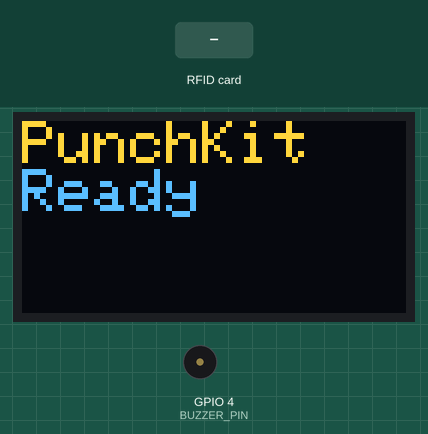
Simulated run of this sketch. Board: ESP32. Parts: 128×64 one-colour display, buzzer (waves = sounding). The test bench sets the inputs (shaded band). The OLED is the two-colour kind (top 16 rows yellow); the local clock reads 2024-03-15 10:24:30 at power-on unless the sketch sets it; what the sketch prints to the serial monitor is not drawn.

Above: at 8.4 s.
8.5 s: RFID card 5E 7A 19 C4 held to the reader
At 10.3 s:
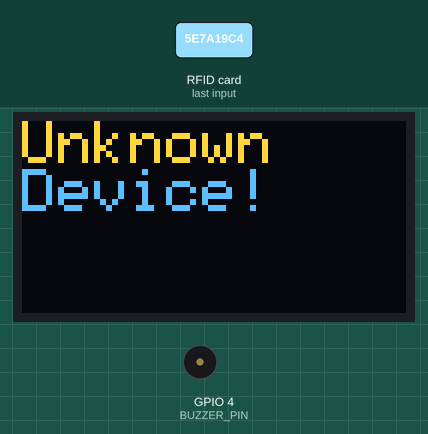
10.6 s: RFID card A9 5D 4E 06 held to the reader
At 13.3 s:
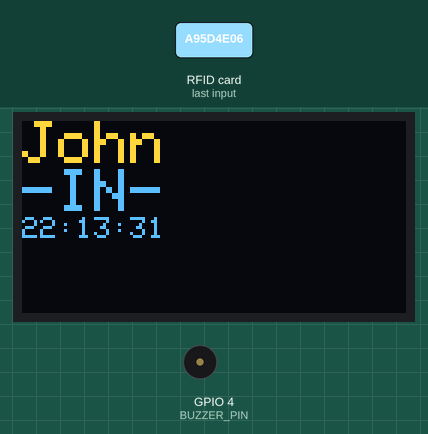
13.6 s: RFID card C2 4A 10 7E held to the reader
At 16.3 s:
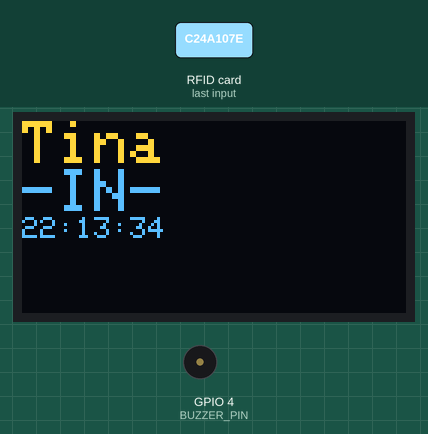
16.6 s: RFID card B4 30 CA 06 held to the reader
At 19.2 s:
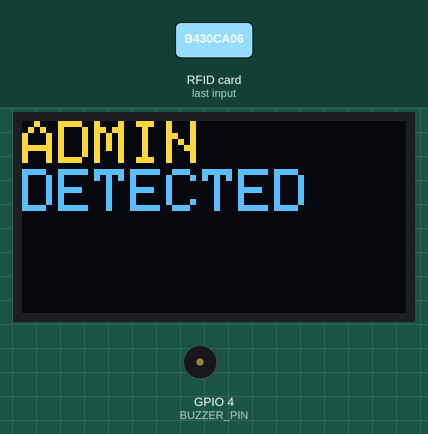
19.6 s: RFID card A9 5D 4E 06 held to the reader
At 22.4 s:
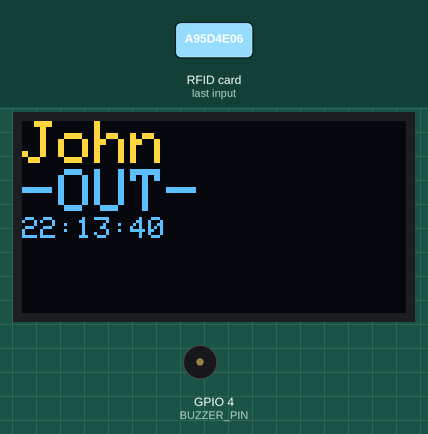
22.6 s: RFID card C2 4A 10 7E held to the reader
At 26.2 s:
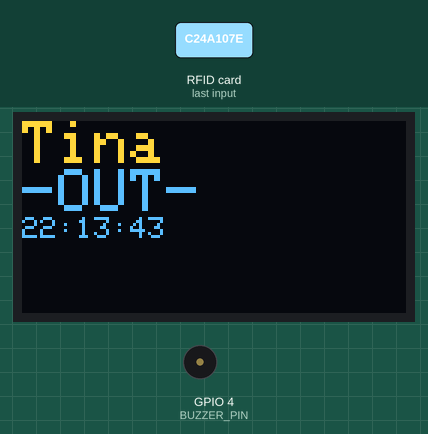
Timing chart, 0 to 26.6 s (numbered marks = the images above; inputs shaded):
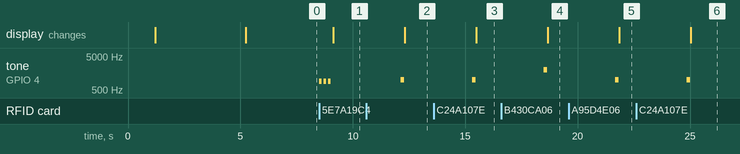

The sketch:

JxPunchKit.ino
```cpp
/*
 * Project:     JxPunchKit
 * Description: Custom RFID-based employee timeclock. Scans RFID fobs/cards
 *              to clock employees in/out, with OLED + buzzer feedback.
 *              Local storage and Google Sheets sync planned.
 *
 * Author:      Justin (https://github.com/Jnxvln?tab=repositories)
 * Created:     July 2026
 * Board:       ESP32 Dev Module (ESP32 DevKit V1)
 *
 * Libraries:
 *   - MFRC522 (GithubCommunity)
 *   - Adafruit GFX Library
 *   - Adafruit SSD1306
 *
 * Hardware:
 *   - RC522 RFID reader   (SPI)
 *   - SSD1306 OLED 128x64 (I2C, addr 0x3C)
 *   - DS3231 RTC          (I2C, addr 0x68)
 *   - KY-006 passive piezo buzzer
 *
 * Pinout:
 *   RC522   SDA=5  SCK=18  MOSI=23  MISO=19  RST=22
 *   OLED    SDA=32 SCL=21
 *   RTC     SDA=32 SCL=21  (shared I2C bus with OLED)
 *   Buzzer  GPIO 4
 */

#include <SPI.h>
#include <MFRC522.h>
#include <Wire.h>
#include <Adafruit_GFX.h>
#include <Adafruit_SSD1306.h>
#include <RTClib.h>

// ---- Pin assignments -------------------------------------------------
#define I2C_SDA 32
#define I2C_SCL 21

#define SS_PIN 5
#define RST_PIN 22
#define BUZZER_PIN 4

// ---- OLED config -------------------------------------------------
#define SCREEN_WIDTH 128
#define SCREEN_HEIGHT 64
#define OLED_ADDRESS 0x3C
#define WHITE SSD1306_WHITE

// ---- Timeclock config -------------------------------------------------
#define NUM_EMPLOYEES 3
#define OLED_DELAY_MS 2000
// UTC offset for local time display, in hours. Update this whenever DST
// changes or applicable time law changes. Nothing else needs to change.
// Central Daylight Time (CDT, in effect roughly Mar-Nov) = -5
// Central Standard Time (CST, in effect roughly Nov-Mar) = -6
#define UTC_OFFSET_HOURS -5

// Admin card UID, broken into individual bytes for direct comparison
#define ADMIN_UID_0 0xB4
#define ADMIN_UID_1 0x30
#define ADMIN_UID_2 0xCA
#define ADMIN_UID_3 0x06

Adafruit_SSD1306 display(SCREEN_WIDTH, SCREEN_HEIGHT, &Wire, -1);
MFRC522 rfid(SS_PIN, RST_PIN);
RTC_DS3231 rtc;

struct Employee {
  byte uid[4];       // 4-byte UID read from the fob
  String name;       // Employee display name
  bool isClockedIn;  // true = currently clocked in, false = currently out
};

struct OledTextData {
  String line1Text;     // Line 1 text
  String line2Text;     // Line 2 text
  String line3Text;     // Line 3 text
  bool line1Large;      // Line 1 large font size
  bool line2Large;      // Line 2 large font size
  bool line3Large;      // Line 3 large font size
  uint16_t line1Color;  // Line 1 text color
  uint16_t line2Color;  // Line 2 text color
  uint16_t line3Color;  // Line 3 text color
};

// NOTE: hardcoded for now, will move to persistent storage once
// the RTC/storage work is in place, so employees can be added
// without reflashing firmware.
Employee employees[NUM_EMPLOYEES] = {
  {{0xA9, 0x5D, 0x4E, 0x06}, "John", false},
  {{0xC2, 0x4A, 0x10, 0x7E}, "Tina", false},
  {{0xB4, 0x30, 0xCA, 0x06}, "ADMIN", false}
};

OledTextData oledTextData = { "", "", "", true, true, false, WHITE, WHITE, WHITE };

// A small buffer used for 'sprintf' with string interpolations
char buffer[50];


// ==== FUNCTION PROTOTYPES ===================================================
// Manual prototypes are required for functions with default parameters.
// Arduino's auto-prototype generator doesn't handle those reliably.

void oledPrintMessage(OledTextData &textData);
void showMessage(String line1, String line2 = "");
void rtcInit();
DateTime getLocalTime();
String getTimestamp(DateTime dt);

// ============================================================================

// ================================================================================================================================


void setup() {
  Serial.begin(115200);
  delay(1000);

  SPI.begin();       // starts SPI bus (default VSPI pins: 18, 19, 23)
  rfid.PCD_Init();   // initialize the RC522 reader chip
  delay(100);

  // Initialize OLED
  Wire.begin(I2C_SDA, I2C_SCL);  // shared I2C bus for OLED + RTC
  if (!display.begin(SSD1306_SWITCHCAPVCC, OLED_ADDRESS)) {
    Serial.println("OLED not found! Check wiring/address.");
    while (true); // halt here, nothing useful can happen without the display
  }
  Serial.println("OLED initialized");

  // Initialize the RTC module
  rtcInit();

  // Boot sequence messages
  Serial.println("PunchKit");
  showMessage("PunchKit");
  delay(2000);

  byte version = rfid.PCD_ReadRegister(rfid.VersionReg);
  Serial.print("RC522 firmware version: 0x");
  Serial.println(version, HEX);
  Serial.println();

  Serial.println("PunchKit Ready");
  showMessage("PunchKit", "Ready");
}

// ============================================================================

void loop() {
  DateTime now = getLocalTime();

  if (!rfid.PICC_IsNewCardPresent()) {
    return;
  }

  if (!rfid.PICC_ReadCardSerial()) {
    return;
  }

  // Log the scanned UID as hex, useful for registering new fobs
  Serial.print("\nCard UID: ");
  printAsHexUID(rfid.uid, rfid.uid.size);
  Serial.println();

  if (isAdminCard(rfid.uid.uidByte, rfid.uid.size)) {
    sfx_AdminDevice(BUZZER_PIN);
    showMessage("ADMIN", "DETECTED");
  } else {
    int employeeIndex = findEmployee(rfid.uid.uidByte, rfid.uid.size);

    if (employeeIndex == -1) {
      sfx_UnknownDevice(BUZZER_PIN);
      Serial.println("-Unknown Device-");
      showMessage("Unknown", "Device!");
    } else {

      Employee &employee = employees[employeeIndex];

      // Toggle clocked-in/out, buzz to acknowledge
      employee.isClockedIn = !employee.isClockedIn;
      sfx_KnownDevice(BUZZER_PIN);

      // Display whether employee clocked IN or OUT
      // TODO: Toggle clocked-in status using a Database rather than a hard-coded index of employees
      if (employees[employeeIndex].isClockedIn) {
        Serial.print(employees[employeeIndex].name);
        sprintf(buffer, " clocked IN (%02d:%02d:%02d)", now.hour(), now.minute(), now.second());
        Serial.println(buffer);

        oledTextData = { employees[employeeIndex].name, "-IN-", getTimestamp(now), true, true, false, WHITE, WHITE, WHITE };
        oledPrintMessage(oledTextData);
      } else {
        Serial.print(employees[employeeIndex].name);
        sprintf(buffer, " clocked OUT (%02d:%02d:%02d)", now.hour(), now.minute(), now.second());
        Serial.println(buffer);

        oledTextData = { employees[employeeIndex].name, "-OUT-", getTimestamp(now), true, true, false, WHITE, WHITE, WHITE };
        oledPrintMessage(oledTextData);
      }
    }
  }

  rfid.PICC_HaltA();  // let this card be freshly re-detected next time
  delay(1000);        // basic debounce, will move to millis()-based timing later
}

// Returns the index of the employee matching scannedUid, or -1 if not found
int findEmployee(byte *scannedUid, byte uidLength) {
  if (uidLength != 4) return -1;

  for (int i = 0; i < NUM_EMPLOYEES; i++) {
    bool match = true;

    // Check if each employee's ID matches the scanned ID
    for (int j = 0; j < 4; j++) {
      if (employees[i].uid[j] != scannedUid[j]) {
        match = false;
        break;
      }
    }
    if (match) return i;
  }
  return -1;
}

// Returns true if the scanned UID matches the admin card
bool isAdminCard(byte *scannedUid, byte uidLength) {
  if (uidLength != 4) return false;
  return (scannedUid[0] == ADMIN_UID_0 &&
          scannedUid[1] == ADMIN_UID_1 &&
          scannedUid[2] == ADMIN_UID_2 &&
          scannedUid[3] == ADMIN_UID_3);
}

// Prints out a given UID in Hex form
void printAsHexUID(MFRC522::Uid uid, byte size) {
  for (byte i = 0; i < size; i++) {
    Serial.print(uid.uidByte[i] < 0x10 ? " 0" : " ");
    Serial.print(uid.uidByte[i], HEX);
  }
}

// Plays a sound for unknown fob/keycard
void sfx_UnknownDevice(int buzzerPin) {
  // Three quick beeps for unknown keycard or fob
  for (int i = 0; i < 3; i++) {
    tone(buzzerPin, 900);
    delay(100);
    noTone(buzzerPin);
    delay(100);
  }
}

// Plays a sound for known fob/keycard
void sfx_KnownDevice(int buzzerPin) {
  // One long beep for Known employee
  tone(buzzerPin, 1000);
  delay(150);
  noTone(buzzerPin);
}

// Plays a sound for the 'Admin' fob/keycard
void sfx_AdminDevice(int buzzerPin) {
  tone(buzzerPin, 2000);
  delay(150);
  noTone(buzzerPin);
}
```

OLED.ino
```cpp
// ---- OLED display helpers -------------------------------------------------
// Handles rendering to the SSD1306 display. See JxPunchKit.ino
// for the OledTextData struct definition and shared `display` object.

// Renders a fully-configured message (custom font sizes/colors per line).
void oledPrintMessage(OledTextData &textData) {
  display.clearDisplay();
  display.setCursor(0, 0);

  display.setTextSize(textData.line1Large ? 2 : 1);
  display.setTextColor(textData.line1Color);
  display.println(textData.line1Text);

  if (textData.line2Text != "") {
    display.setTextSize(textData.line2Large ? 2 : 1);
    display.setTextColor(textData.line2Color);
    display.println(textData.line2Text);
  }

  if (textData.line3Text != "") {
    display.setTextSize(textData.line3Large ? 2 : 1);
    display.setTextColor(textData.line3Color);
    display.println(textData.line3Text);
  }

  display.display();
  delay(OLED_DELAY_MS);  // pause so the message is readable before next update
}

// Convenience wrapper for simple two-line white messages (the common case).
// For custom font size/color, build an OledTextData and call
// oledPrintMessage() directly instead.
void showMessage(String line1, String line2) {
  oledTextData = { line1, line2, "", true, true, false, WHITE, WHITE, WHITE };
  oledPrintMessage(oledTextData);
}
```

RTC.ino
```cpp
// ---- RTC helpers -------------------------------------------------
// The DS3231 always stores UTC internally. UTC_OFFSET_HOURS (defined in
// JxPunchKit.ino) converts between stored UTC and local wall-clock time.
// This isolates all DST/timezone-law uncertainty to one constant.
void rtcInit() {
  if (!rtc.begin()) {
    Serial.println("RTC not found! Check wiring");
    showMessage("RTC ERROR", "Check wiring");
    while (true);  // halt on error
  }

  // if (rtc.lostPower()) {
  // ONE-TIME RESYNC!!
  if (true) {
  // if (rtc.lostPower()) {
    Serial.println("RTC lost power. Setting to compile time (converted to UTC).");
    DateTime compileLocal = DateTime(F(__DATE__), F(__TIME__));
    DateTime compileUTC = compileLocal - TimeSpan(0, UTC_OFFSET_HOURS, 0, 0);
    rtc.adjust(compileUTC);
  }
}

// Returns current local time by applying UTC_OFFSET_HOURS to the RTC's
// stored UTC time. Use this everywhere "now" is needed for display/logging.
DateTime getLocalTime() {
  DateTime utcNow = rtc.now();
  return utcNow + TimeSpan(0, UTC_OFFSET_HOURS, 0, 0);
}

// Formats a DateTime as HH:MM:SS, zero-padded
String getTimestamp(DateTime dt) {
  char buf[9];
  sprintf(buf, "%02d:%02d:%02d", dt.hour(), dt.minute(), dt.second());
  return String(buf);
}
```

Measured:
- after the input at 8.5 s, tone on GPIO 4 (BUZZER_PIN): alternates 900 Hz for 0.10 s and silent for 0.10 s, 6 changes in all, then stays silent, starting at once; the display: changes after 0.64 s (image 1)
- after the input at 10.6 s, tone on GPIO 4 (BUZZER_PIN): silent → 1000 Hz after 1.5 s, → silent 0.15 s later; the display: changes after 1.7 s (image 2)
- after the input at 13.6 s, tone on GPIO 4 (BUZZER_PIN): silent → 1000 Hz after 1.7 s, → silent 0.15 s later; the display: changes after 1.9 s (image 3)
- after the input at 16.6 s, tone on GPIO 4 (BUZZER_PIN): silent → 2000 Hz after 1.9 s, → silent 0.15 s later; the display: changes after 2.1 s (image 4)
- after the input at 19.6 s, tone on GPIO 4 (BUZZER_PIN): silent → 1000 Hz after 2.1 s, → silent 0.15 s later; the display: changes after 2.3 s (image 5)
- after the input at 22.6 s, tone on GPIO 4 (BUZZER_PIN): silent → 1000 Hz after 2.3 s, → silent 0.15 s later; the display: changes after 2.4 s (image 6)
